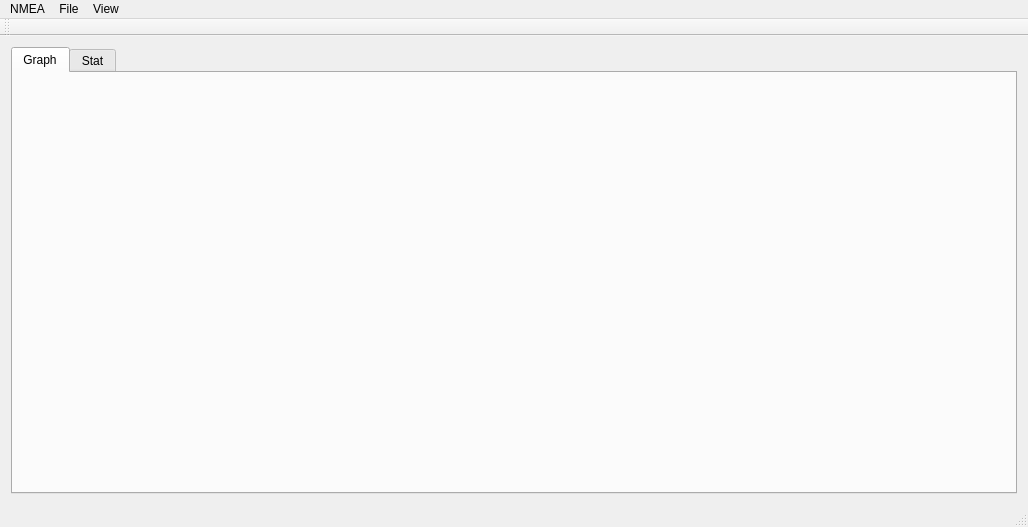
<?xml version="1.0" encoding="UTF-8"?>
<ui version="4.0">
 <class>MainWindow</class>
 <widget class="QMainWindow" name="MainWindow">
  <property name="geometry">
   <rect>
    <x>0</x>
    <y>0</y>
    <width>1028</width>
    <height>525</height>
   </rect>
  </property>
  <property name="windowTitle">
   <string>NMEA File Viewer</string>
  </property>
  <widget class="QWidget" name="centralWidget">
   <property name="minimumSize">
    <size>
     <width>0</width>
     <height>469</height>
    </size>
   </property>
   <layout class="QHBoxLayout" name="horizontalLayout">
    <item>
     <widget class="QTabWidget" name="tabWidget">
      <property name="currentIndex">
       <number>0</number>
      </property>
      <widget class="QWidget" name="tab_Graph">
       <attribute name="title">
        <string>Graph</string>
       </attribute>
       <layout class="QVBoxLayout" name="verticalLayout_4">
        <item>
         <widget class="QCustomPlot" name="customPlot" native="true">
          <property name="sizePolicy">
           <sizepolicy hsizetype="Expanding" vsizetype="Expanding">
            <horstretch>0</horstretch>
            <verstretch>0</verstretch>
           </sizepolicy>
          </property>
          <property name="minimumSize">
           <size>
            <width>0</width>
            <height>200</height>
           </size>
          </property>
         </widget>
        </item>
       </layout>
      </widget>
      <widget class="QWidget" name="tab_Stat">
       <attribute name="title">
        <string>Stat</string>
       </attribute>
       <layout class="QHBoxLayout" name="horizontalLayout_2">
        <item>
         <widget class="QGroupBox" name="groupBox">
          <property name="title">
           <string>Options</string>
          </property>
          <layout class="QHBoxLayout" name="horizontalLayout_3">
           <item>
            <widget class="QPushButton" name="pushButton">
             <property name="text">
              <string>Find</string>
             </property>
            </widget>
           </item>
           <item>
            <widget class="QLabel" name="label">
             <property name="text">
              <string>Value</string>
             </property>
            </widget>
           </item>
           <item>
            <widget class="QLineEdit" name="referenceValue"/>
           </item>
          </layout>
         </widget>
        </item>
        <item>
         <widget class="QTextBrowser" name="textBrowser">
          <property name="sizePolicy">
           <sizepolicy hsizetype="Fixed" vsizetype="Expanding">
            <horstretch>0</horstretch>
            <verstretch>0</verstretch>
           </sizepolicy>
          </property>
          <property name="minimumSize">
           <size>
            <width>0</width>
            <height>100</height>
           </size>
          </property>
          <property name="maximumSize">
           <size>
            <width>16777215</width>
            <height>16777207</height>
           </size>
          </property>
          <property name="readOnly">
           <bool>true</bool>
          </property>
         </widget>
        </item>
       </layout>
      </widget>
     </widget>
    </item>
   </layout>
  </widget>
  <widget class="QMenuBar" name="menuBar">
   <property name="geometry">
    <rect>
     <x>0</x>
     <y>0</y>
     <width>1028</width>
     <height>22</height>
    </rect>
   </property>
   <widget class="QMenu" name="menuNMEA">
    <property name="title">
     <string>NMEA</string>
    </property>
   </widget>
   <widget class="QMenu" name="menuFile">
    <property name="title">
     <string>File</string>
    </property>
    <addaction name="actionOpen_File"/>
    <addaction name="actionOpen_File_2"/>
   </widget>
   <widget class="QMenu" name="menuView">
    <property name="title">
     <string>View</string>
    </property>
    <addaction name="actionScale"/>
    <addaction name="actionScale_Y"/>
    <addaction name="actionScale_XY"/>
    <addaction name="actionY_Logarithmic"/>
    <addaction name="actionShow_Legend"/>
    <addaction name="separator"/>
    <addaction name="actionGGA_Position"/>
    <addaction name="actionNAV_Param"/>
    <addaction name="actionErrors"/>
    <addaction name="actionGGA_Diff_Age"/>
    <addaction name="actionGGA_Time_Check"/>
    <addaction name="actionGGA_Altitude"/>
    <addaction name="separator"/>
    <addaction name="actionGGA_Position_1_2"/>
    <addaction name="actionGGA_Position_Difference_12"/>
    <addaction name="actionGGA_900_sec_Diff_1_2"/>
    <addaction name="separator"/>
    <addaction name="actionRMC"/>
    <addaction name="actionBSS_Distance"/>
    <addaction name="actionBSS_Total_Valid"/>
    <addaction name="separator"/>
    <addaction name="actionBLS"/>
    <addaction name="actionBLS_Course_Difference"/>
    <addaction name="actionHDT_Course"/>
    <addaction name="actionFind_Errors"/>
   </widget>
   <addaction name="menuNMEA"/>
   <addaction name="menuFile"/>
   <addaction name="menuView"/>
  </widget>
  <widget class="QToolBar" name="mainToolBar">
   <property name="enabled">
    <bool>false</bool>
   </property>
   <attribute name="toolBarArea">
    <enum>TopToolBarArea</enum>
   </attribute>
   <attribute name="toolBarBreak">
    <bool>false</bool>
   </attribute>
  </widget>
  <widget class="QStatusBar" name="statusBar"/>
  <action name="actionOpen_File">
   <property name="text">
    <string>Open File</string>
   </property>
  </action>
  <action name="actionScale">
   <property name="text">
    <string>Scale X</string>
   </property>
  </action>
  <action name="actionNAV_Param">
   <property name="text">
    <string>GGA Sattelites in use</string>
   </property>
  </action>
  <action name="actionShow_Legend">
   <property name="text">
    <string>Show Legend</string>
   </property>
  </action>
  <action name="actionErrors">
   <property name="text">
    <string>GGA Position Difference</string>
   </property>
  </action>
  <action name="actionRMC">
   <property name="text">
    <string>RMC Speed &amp; Course</string>
   </property>
  </action>
  <action name="actionScale_Y">
   <property name="text">
    <string>Scale Y</string>
   </property>
  </action>
  <action name="actionGGA_Position">
   <property name="checkable">
    <bool>true</bool>
   </property>
   <property name="text">
    <string>GGA Position</string>
   </property>
  </action>
  <action name="actionBSS_Distance">
   <property name="text">
    <string>BSS Distance</string>
   </property>
  </action>
  <action name="actionGGA_Diff_Age">
   <property name="text">
    <string>GGA Diff Age</string>
   </property>
  </action>
  <action name="actionY_Logarithmic">
   <property name="text">
    <string>Y Logarithmic</string>
   </property>
  </action>
  <action name="actionBLS">
   <property name="text">
    <string>BLS Course</string>
   </property>
  </action>
  <action name="actionBSS_Total_Valid">
   <property name="text">
    <string>BSS Total &amp; Valid</string>
   </property>
  </action>
  <action name="actionHDT_Course">
   <property name="text">
    <string>HDT Course</string>
   </property>
  </action>
  <action name="actionBLS_Course_Difference">
   <property name="text">
    <string>BLS Course Difference</string>
   </property>
  </action>
  <action name="actionScale_XY">
   <property name="text">
    <string>Scale XY</string>
   </property>
  </action>
  <action name="actionFind_Errors">
   <property name="text">
    <string>Find Errors</string>
   </property>
  </action>
  <action name="actionOpen_File_2">
   <property name="text">
    <string>Open File 2</string>
   </property>
  </action>
  <action name="actionGGA_Position_1_2">
   <property name="text">
    <string>GGA Position 1 2</string>
   </property>
  </action>
  <action name="actionGGA_Time_Check">
   <property name="text">
    <string>GGA Time Check</string>
   </property>
  </action>
  <action name="actionGGA_Altitude">
   <property name="text">
    <string>GGA Altitude</string>
   </property>
  </action>
  <action name="actionGGA_Position_Difference_12">
   <property name="text">
    <string>GGA Position Difference 1/2</string>
   </property>
  </action>
  <action name="actionGGA_900_sec_Diff_1_2">
   <property name="text">
    <string>GGA 900 sec Diff 1/2</string>
   </property>
  </action>
 </widget>
 <layoutdefault spacing="6" margin="11"/>
 <customwidgets>
  <customwidget>
   <class>QCustomPlot</class>
   <extends>QWidget</extends>
   <header>qcustomplot.h</header>
   <container>1</container>
  </customwidget>
 </customwidgets>
 <resources/>
 <connections/>
</ui>
